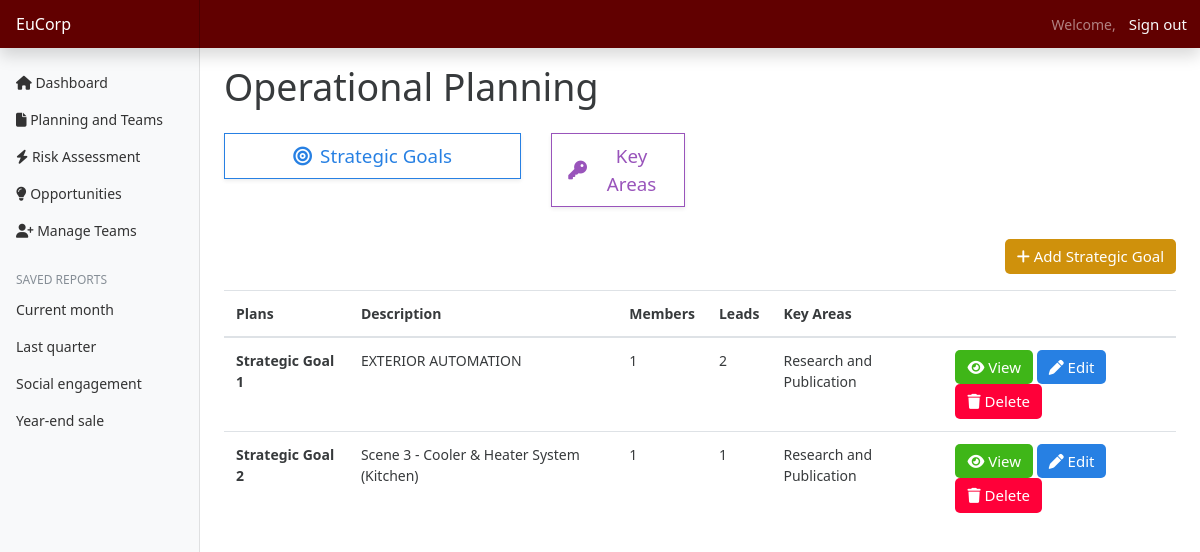
The app's page /plans/ (signed in), older data.
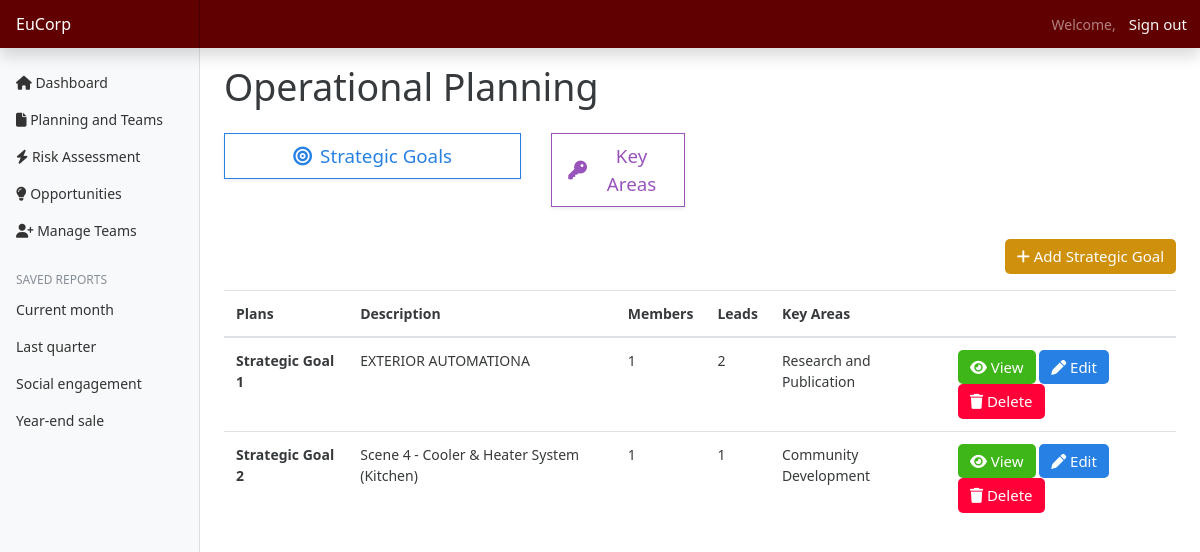
The same page, newer data.
### plans/models.py (models this page shows, shortened)
class StrategicGoals(models.Model):
    goal_id = models.AutoField(primary_key=True)
    name = models.CharField(max_length=255)
    keyArea = models.ForeignKey(KeyAreas, on_delete=models.CASCADE)
    members = models.ManyToManyField(DepartmentHeads)
    leads = models.ManyToManyField(Lead)  # Ensure this is ManyToManyField if needed
    class Meta:
        unique_together = (('goal_id',))

class KeyAreas(models.Model):
    name = models.CharField(max_length=255)
    department = models.ForeignKey(to=DepartmentHeads, on_delete=models.CASCADE)

### plans/views.py (the view, shortened to what this page needs)
# urls.py: path('', views.index, name="dashboard"),
@login_required(login_url='authentication/login')
def index(request):
    if request.user.is_superuser:
        strategicGoals = StrategicGoals.objects.all()
        context = {
            'strategicGoals': strategicGoals
        }
        return render(request, 'plans/indexAdmin.html', context)

### departments/models.py (called while the page is built)
    def __str__(self):
        return self.name

### leads/models.py (called while the page is built)
    def __str__(self):
        return self.name

### templates/plans/indexAdmin.html (shortened to what this page needs)
{% extends 'base.html' %}
{% load static %}
{% block content %}
<h1>Operational Planning </h1>
<div class="row mt-4">
  <div class="col-md-4">
    <a href="{% url 'plans' %}" class="btn btn-outline-primary btn-lg btn-block shadow-sm d-flex align-items-center justify-content-center" role="button">
      <i class="fas fa-bullseye mr-2"></i>
      Strategic Goals
    </a>
  </div>
  <div class="col-md-2 mb-3">
    <a href="{% url 'keyAreas' %}" class="btn btn-outline-info btn-lg btn-block shadow-sm d-flex align-items-center justify-content-center" role="button">
      <i class="fas fa-key mr-2"></i>
      Key Areas
    </a>
  </div>
</div>
<a href="{% url 'addStratGoals' %}" class="btn btn-primary float-right mb-3 mt-3" style="background-color: #CF910C; border-radius: 5px; border: none;"><i class="fa-solid fa-add"></i> Add Strategic Goal</a>
<table class="table mt-3">
  <thead>
    <tr>
      <th scope="col">Plans</th>
      <th scope="col">Description</th>
      <th scope="col">Members</th>
      <th scope="col">Leads</th>
      <th scope="col">Key Areas</th>
      <th scope="col"></th>
    </tr>
  </thead>
  <tbody>
    {% for strategicGoal in strategicGoals %}
    <tr>
      <th scope="row">Strategic Goal {{ strategicGoal.goal_id }}</th>
      <td>{{ strategicGoal.name }}</td>
      <td>
        {{strategicGoal.members.count}}
      </td>
      <td>
        {{strategicGoal.leads.count}}
      </td>
      <td>{{ strategicGoal.keyArea.name }}</td>
      <td>
        <a href="{% url 'strategicGoal' strategicGoal.goal_id %}" class="btn btn-success" style="border-radius: 5px; border: none;"><i class="fas fa-eye"></i> View</a>
        <a href="{% url 'editStrategicGoal' strategicGoal.goal_id %}" class="btn btn-primary" style="border-radius: 5px; border: none;"><i class="fas fa-pen"></i> Edit</a>
        <a href="{% url 'deleteStratGoal' strategicGoal.goal_id %}" class="btn btn-danger" style="border-radius: 5px; border: none;"><i class="fa-solid fa-trash"></i> Delete</a>
      </td>
    </tr>
    {% endfor %}
  </tbody>
</table>
{% endblock %}

Row changes from the older to the newer data that the page shows:
changed StrategicGoals "Research and Publication": name "EXTERIOR AUTOMATION" → "EXTERIOR AUTOMATIONA"
changed StrategicGoals id 2: name "Scene 3 - Cooler & Heater System (Kitchen)" → "Scene 4 - Cooler & Heater System (Kitchen)"; keyArea.name "Research and Publication" → "Community Development"
